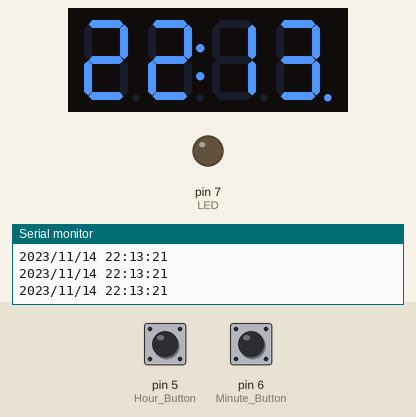
This sketch was run on a simulated Arduino Uno, built with avr-gcc and run on an emulated ATmega328P. On the bench: 4-digit seven-segment display, output pins drawn as LEDs (lit = HIGH), the last lines printed to the serial monitor. Inputs (shaded band) come from the test bench; at power-on: pin 5 (Hour_Button) HIGH, pin 6 (Minute_Button) HIGH. The local clock reads 2024-03-15 10:24:30 at power-on unless the sketch sets it.

Above: at 1.2 s.
1.3 s: pin 5 (Hour_Button) pulled LOW for 1 s
At 3.4 s:
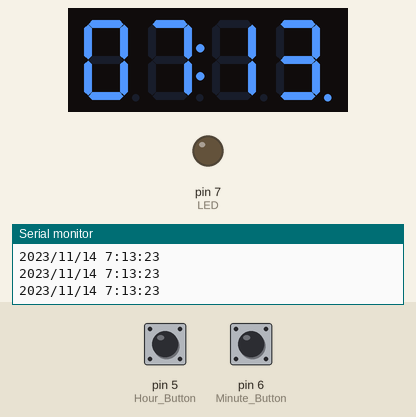
3.8 s: pin 6 (Minute_Button) pulled LOW for 3.2 s
At 8.1 s:
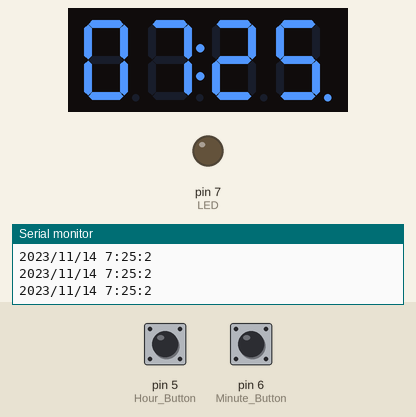
8.5 s: pin 5 (Hour_Button) pulled LOW for 0.15 s
At 9.4 s:
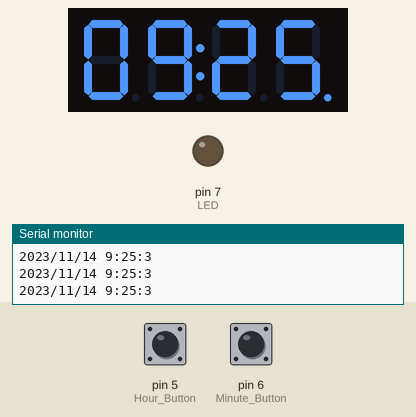
10.2 s: pin 6 (Minute_Button) pulled LOW for 1 s
At 12.4 s:
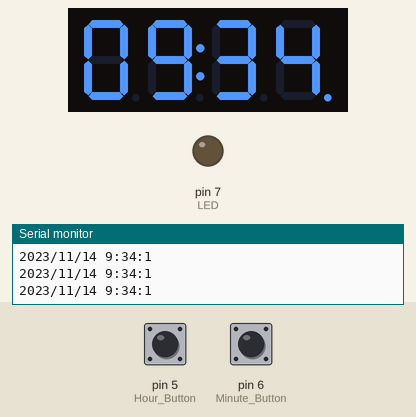
12.7 s: pin 6 (Minute_Button) pulled LOW for 0.15 s
At 13.4 s:
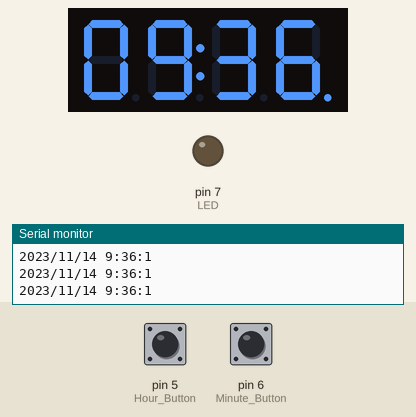
14.4 s: pin 5 (Hour_Button) pulled LOW for 0.15 s
At 16.0 s:
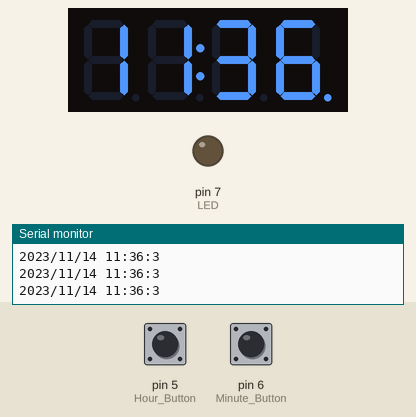
Timing chart, 0 to 17.1 s (numbered marks = the images above; inputs shaded):
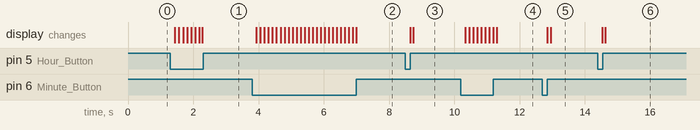

The sketch:

DARTH_VADER_RTC_CLOCK.ino
```cpp
#include "Adafruit_NeoPixel.h"
#include "TM1637Display.h"
#include "RTClib.h"

#define Display_CLK 4
#define Display_DIO 3
#define LED        7

#define Minute_Button 6
#define Hour_Button 5

bool parse=false;
bool config=false;
int Hour=-1;
int Minute=-1;
int Minute_before=0;
int flag=0;
RTC_DS3231 rtc;

//========================USEFUL VARIABLES=============================
int Display_backlight = 3;
int led_brightness = 255; // Adjust it 0 to 255
#define NUMPIXELS 3
//=====================================================================

TM1637Display Display(Display_CLK, Display_DIO);
// When setting up the NeoPixel library, we tell it how many pixels,
Adafruit_NeoPixel pixels(NUMPIXELS, LED, NEO_GRB + NEO_KHZ800);

void setup() {

  pinMode(Minute_Button, INPUT_PULLUP);
  pinMode(Hour_Button, INPUT_PULLUP);
  pinMode(LED, OUTPUT);

  Display.setBrightness(Display_backlight);
  pixels.setBrightness(led_brightness);

  Serial.begin(9600);       // initializes the Serial connection @ 9600 baud

rtc.begin();
rtc.adjust(DateTime(F(__DATE__), F(__TIME__)));

}

void loop() {

    DateTime now = rtc.now();
    Serial.print(now.year(), DEC);
    Serial.print('/');
    Serial.print(now.month(), DEC);
    Serial.print('/');
    Serial.print(now.day(), DEC);
    Serial.print(" ");
    Serial.print(now.hour(), DEC);
    Serial.print(':');
    Serial.print(now.minute(), DEC);
    Serial.print(':');
    Serial.print(now.second(), DEC);
    Serial.println();


      // switch on the ring in blue
  pixels.clear(); // Set all pixel colors to 'off'
//  //Back to the future
    for(int i=0; i<3;i++){
  pixels.setPixelColor(i, pixels.Color(255,0,0));
  }
  pixels.show();

Display.showNumberDecEx(now.hour() ,0b01000000,true,2,0);
Display.showNumberDecEx(now.minute() ,0b01000000,true,2,2);

  if( digitalRead(Minute_Button) == false){

    Minute = Minute + 1;
    rtc.adjust(DateTime(now.year(), now.month(), now.day(),now.hour(), Minute, 0));;
    if(Minute > 58){Minute=-1;}
    delay(90);
    }

  if( digitalRead(Hour_Button) == false){
    Hour = Hour + 1;
    rtc.adjust(DateTime(now.year(), now.month(), now.day(),Hour, now.minute(), now.second()));;
    if(Hour > 22){Hour=-1;}
    delay(90);
  }


}
```

Measured:
- after the input at 1.3 s, the display: first changes after 0.14 s (image 1 shows a later state)
- after the input at 3.8 s, the display: first changes after 0.13 s (image 2 shows a later state)
- after the input at 8.5 s, the display: first changes after 0.14 s (image 3 shows a later state)
- after the input at 10.2 s, the display: first changes after 0.13 s (image 4 shows a later state)
- after the input at 12.7 s, the display: first changes after 0.15 s (image 5 shows a later state)
- after the input at 14.4 s, the display: first changes after 0.14 s (image 6 shows a later state)
